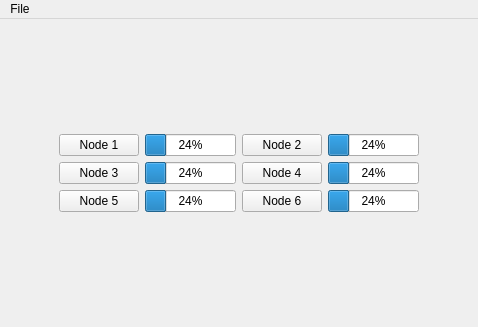
<?xml version="1.0" encoding="UTF-8"?>
<ui version="4.0">
 <class>ClusterView</class>
 <widget class="QMainWindow" name="ClusterView">
  <property name="geometry">
   <rect>
    <x>0</x>
    <y>0</y>
    <width>456</width>
    <height>327</height>
   </rect>
  </property>
  <property name="windowTitle">
   <string>Cluster Control</string>
  </property>
  <widget class="QWidget" name="centralwidget">
   <layout class="QVBoxLayout" name="verticalLayout">
    <item>
     <layout class="QGridLayout" name="gridLayout">
      <property name="leftMargin">
       <number>50</number>
      </property>
      <property name="rightMargin">
       <number>50</number>
      </property>
      <item row="0" column="0">
       <widget class="QPushButton" name="pushButton">
        <property name="text">
         <string>Node 1</string>
        </property>
       </widget>
      </item>
      <item row="0" column="2">
       <widget class="QPushButton" name="pushButton_4">
        <property name="text">
         <string>Node 2</string>
        </property>
       </widget>
      </item>
      <item row="1" column="0">
       <widget class="QPushButton" name="pushButton_3">
        <property name="text">
         <string>Node 3</string>
        </property>
       </widget>
      </item>
      <item row="1" column="2">
       <widget class="QPushButton" name="pushButton_5">
        <property name="text">
         <string>Node 4</string>
        </property>
       </widget>
      </item>
      <item row="2" column="0">
       <widget class="QPushButton" name="pushButton_2">
        <property name="text">
         <string>Node 5</string>
        </property>
       </widget>
      </item>
      <item row="2" column="2">
       <widget class="QPushButton" name="pushButton_6">
        <property name="text">
         <string>Node 6</string>
        </property>
       </widget>
      </item>
      <item row="0" column="1">
       <widget class="QProgressBar" name="progressBar">
        <property name="value">
         <number>24</number>
        </property>
       </widget>
      </item>
      <item row="1" column="1">
       <widget class="QProgressBar" name="progressBar_2">
        <property name="value">
         <number>24</number>
        </property>
       </widget>
      </item>
      <item row="2" column="1">
       <widget class="QProgressBar" name="progressBar_3">
        <property name="value">
         <number>24</number>
        </property>
       </widget>
      </item>
      <item row="0" column="3">
       <widget class="QProgressBar" name="progressBar_4">
        <property name="value">
         <number>24</number>
        </property>
       </widget>
      </item>
      <item row="1" column="3">
       <widget class="QProgressBar" name="progressBar_5">
        <property name="value">
         <number>24</number>
        </property>
       </widget>
      </item>
      <item row="2" column="3">
       <widget class="QProgressBar" name="progressBar_6">
        <property name="value">
         <number>24</number>
        </property>
       </widget>
      </item>
     </layout>
    </item>
   </layout>
  </widget>
  <widget class="QMenuBar" name="menubar">
   <property name="geometry">
    <rect>
     <x>0</x>
     <y>0</y>
     <width>456</width>
     <height>21</height>
    </rect>
   </property>
   <widget class="QMenu" name="menuFile">
    <property name="title">
     <string>File</string>
    </property>
    <addaction name="actionClose"/>
   </widget>
   <addaction name="menuFile"/>
  </widget>
  <action name="actionClose">
   <property name="text">
    <string>Close</string>
   </property>
   <property name="shortcut">
    <string>Ctrl+W</string>
   </property>
  </action>
 </widget>
 <resources/>
 <connections>
  <connection>
   <sender>actionClose</sender>
   <signal>triggered()</signal>
   <receiver>ClusterView</receiver>
   <slot>close()</slot>
   <hints>
    <hint type="sourcelabel">
     <x>-1</x>
     <y>-1</y>
    </hint>
    <hint type="destinationlabel">
     <x>227</x>
     <y>163</y>
    </hint>
   </hints>
  </connection>
 </connections>
</ui>
